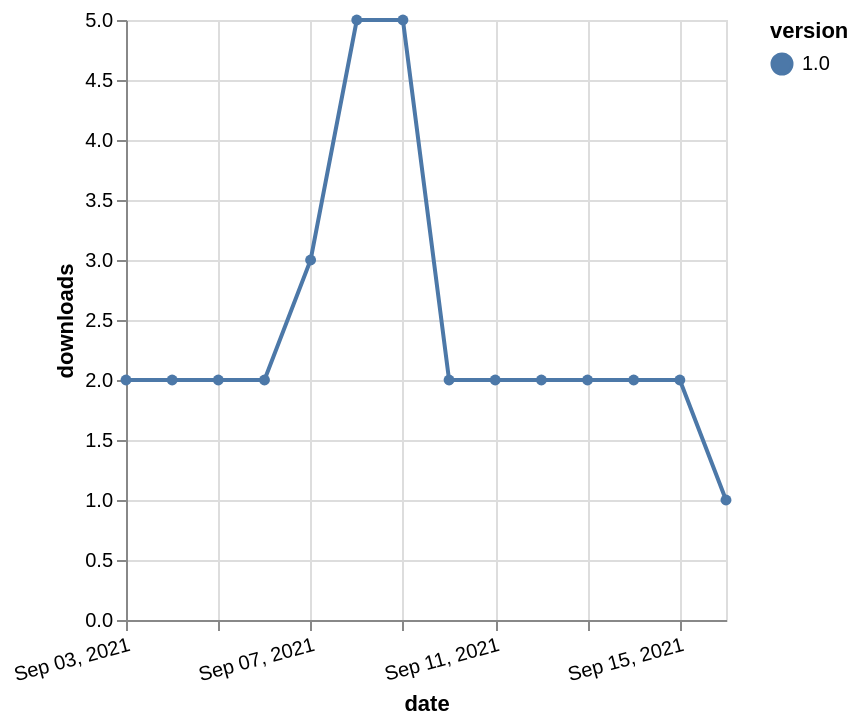

Here is the Vega-Lite specification saved for this chart:
### Vega-Lite specification from a JSON file in a GitHub repository (floating-point values rounded to 4 significant figures)
{"$schema": "https://vega.github.io/schema/vega-lite/v5.json", "description": "A simple bar chart with embedded data.", "data": {"values": [{"date": "2021-09-03", "total": 1698, "delta": 2, "version": "1.0"}, {"date": "2021-09-04", "total": 1700, "delta": 2, "version": "1.0"}, {"date": "2021-09-05", "total": 1702, "delta": 2, "version": "1.0"}, {"date": "2021-09-06", "total": 1704, "delta": 2, "version": "1.0"}, {"date": "2021-09-07", "total": 1707, "delta": 3, "version": "1.0"}, {"date": "2021-09-08", "total": 1712, "delta": 5, "version": "1.0"}, {"date": "2021-09-09", "total": 1717, "delta": 5, "version": "1.0"}, {"date": "2021-09-10", "total": 1719, "delta": 2, "version": "1.0"}, {"date": "2021-09-11", "total": 1721, "delta": 2, "version": "1.0"}, {"date": "2021-09-12", "total": 1723, "delta": 2, "version": "1.0"}, {"date": "2021-09-13", "total": 1725, "delta": 2, "version": "1.0"}, {"date": "2021-09-14", "total": 1727, "delta": 2, "version": "1.0"}, {"date": "2021-09-15", "total": 1729, "delta": 2, "version": "1.0"}, {"date": "2021-09-16", "total": 1730, "delta": 1, "version": "1.0"}]}, "width": "container", "mark": {"type": "line", "point": {"filled": true}}, "encoding": {"x": {"field": "date", "type": "temporal", "timeUnit": "yearmonthdate", "title": "date", "axis": {"labelAngle": -15}}, "y": {"field": "delta", "type": "quantitative", "title": "downloads"}, "color": {"field": "version", "type": "nominal"}, "tooltip": {"field": "delta"}}}
